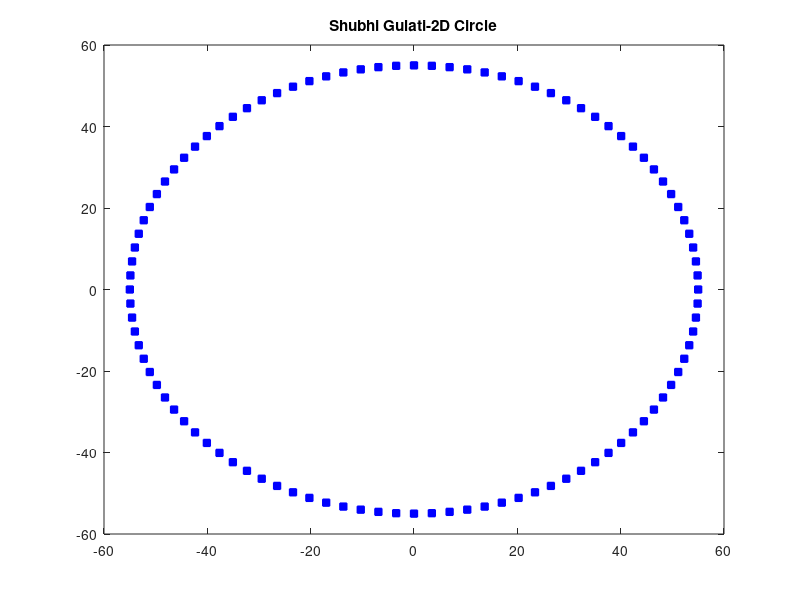

The MATLAB script that drew this image:
% R=55;
R=55;
% considering 100points on the circle
num_point=100;

x=zeros(1,num_point);
y=zeros(1,num_point);

for i=1:num_point
    theta=2*pi*(i-1)/num_point;
    x(i)=R*cos(theta);
y(i)=R*sin(theta);
end

plot(x,y,'b+','linewidth',5);

title('Shubhi Gulati-2D Circle');